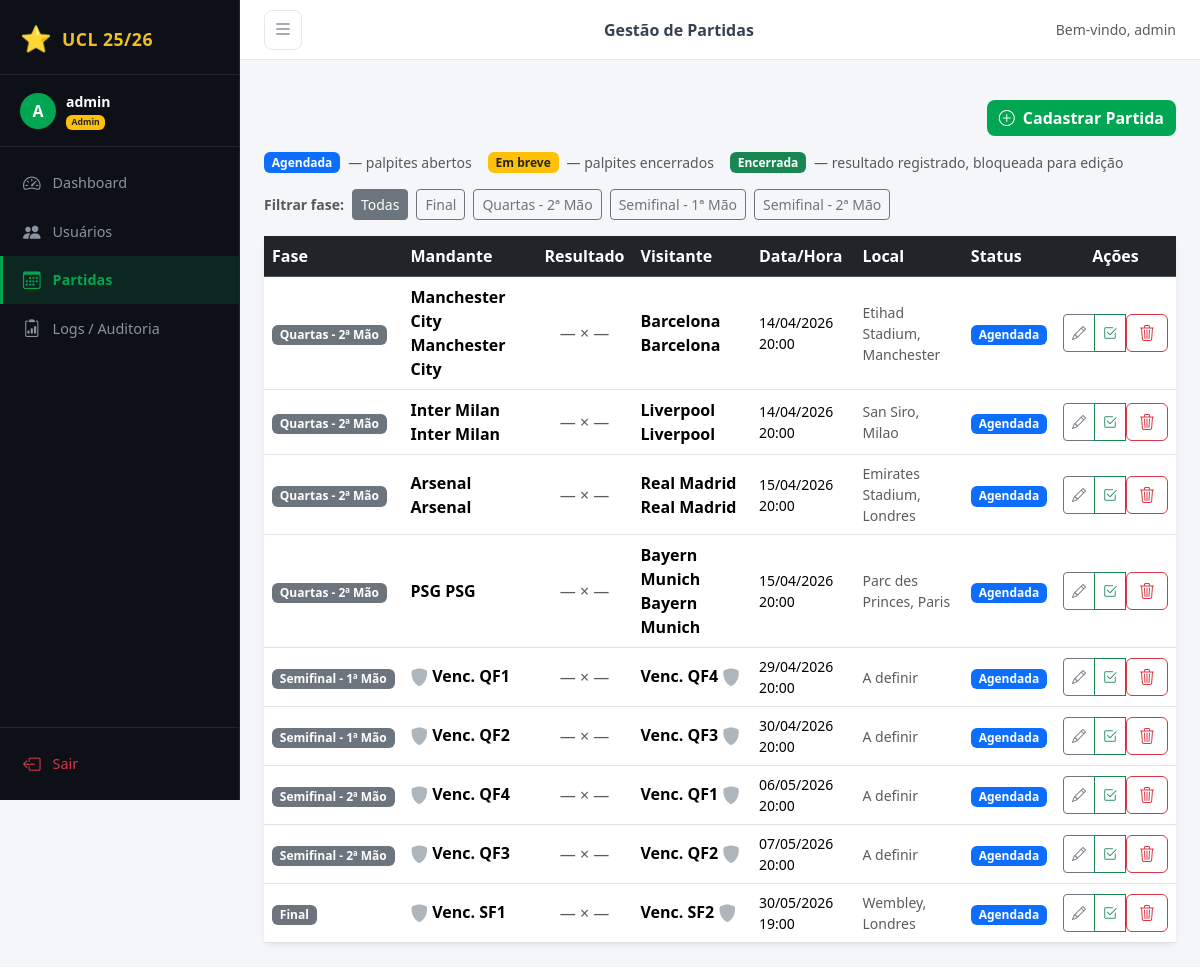
The app's page /admin/matches (signed in) with its own data.
### app/models.py (models this page shows, shortened)
class User(UserMixin, db.Model):
    __tablename__ = 'users'
    id = db.Column(db.Integer, primary_key=True)
    username = db.Column(db.String(80), unique=True, nullable=False)
    email = db.Column(db.String(120), unique=True, nullable=False)
    password_hash = db.Column(db.String(256), nullable=False)
    role = db.Column(db.String(20), default='user')  # 'admin' ou 'user'
    is_blocked = db.Column(db.Boolean, default=False)
    created_at = db.Column(db.DateTime, default=datetime.utcnow)
    predictions = db.relationship('Prediction', backref='user', lazy=True)
    audit_logs = db.relationship('AuditLog', backref='user', lazy=True)

class Match(db.Model):
    __tablename__ = 'matches'
    id = db.Column(db.Integer, primary_key=True)
    home_team = db.Column(db.String(100), nullable=False)
    away_team = db.Column(db.String(100), nullable=False)
    match_datetime = db.Column(db.DateTime, nullable=False)
    stage = db.Column(db.String(50), nullable=False)
    venue = db.Column(db.String(100), default='')
    home_score = db.Column(db.Integer)
    away_score = db.Column(db.Integer)
    status = db.Column(db.String(20), default='upcoming')  # upcoming / finished
    created_at = db.Column(db.DateTime, default=datetime.utcnow)
    predictions = db.relationship('Prediction', backref='match', lazy=True)
    @property
    def is_locked(self):
        now = datetime.utcnow()
        diff = (self.match_datetime - now).total_seconds()
        return diff <= 300
    @property
    def flag_home(self):
        return _flag_html(self.home_team)
    @property
    def flag_away(self):
        return _flag_html(self.away_team)

### app/routes/admin.py (the view)
@admin_bp.route('/matches')
@admin_required
def matches():
    matches_list = Match.query.order_by(Match.match_datetime).all()
    stages = sorted({m.stage for m in matches_list})
    return render_template('admin/matches.html', matches=matches_list, stages=stages)

### app/__init__.py (called while the page is built)
def create_app(config_class=Config):
    app = Flask(__name__)
    app.config.from_object(config_class)
    db.init_app(app)
    login_manager.init_app(app)
    login_manager.login_view = 'auth.login'
    login_manager.login_message = 'Por favor, faça login para acessar esta página.'
    login_manager.login_message_category = 'warning'
    @login_manager.user_loader
    def load_user(user_id):
        return db.session.get(User, int(user_id))
    from .routes.auth import auth_bp
    from .routes.admin import admin_bp
    from .routes.user import user_bp
    app.register_blueprint(auth_bp)
    app.register_blueprint(admin_bp, url_prefix='/admin')
    app.register_blueprint(user_bp)
    from .utils import format_dt, format_dt_full
    app.jinja_env.filters['fdt'] = format_dt
    app.jinja_env.filters['fdt_full'] = format_dt_full
    return app

### app/models.py (called while the page is built)
def _country_iso(name: str) -> str | None:
    return _ISO.get(name.lower().strip())

def _flag_html(name: str) -> Markup:
    key = name.lower().strip()
    espn_id = _ESPN.get(key)
    if espn_id:
        url = f"https://a.espncdn.com/i/teamlogos/soccer/500/{espn_id}.png"
        return Markup(
            f'<img src="{url}" alt="{name}" title="{name}" '
            f'style="width:32px;height:32px;object-fit:contain;vertical-align:middle;" '
            f'onerror="this.replaceWith(document.createTextNode(\'{name}\'))">'
        )
    iso = _country_iso(name)
    if iso:
        return Markup(
            f'<span class="fi fi-{iso}" title="{name}" '
            f'style="font-size:1.4em;border-radius:3px;'
            f'box-shadow:0 1px 3px rgba(0,0,0,.3);"></span>'
        )
    return Markup(
        f'<span class="bi bi-shield-fill" title="{name}" '
        f'style="color:#adb5bd;font-size:1.1em;vertical-align:middle;"></span>'
    )

### app/routes/admin.py (called while the page is built)
def admin_required(f):
    @wraps(f)
    @login_required
    def decorated(*args, **kwargs):
        if current_user.role != 'admin':
            flash('Acesso negado. Área exclusiva de administradores.', 'danger')
            return redirect(url_for('user.dashboard'))
        return f(*args, **kwargs)
    return decorated

### app/utils.py (called while the page is built)
def format_dt(dt: datetime) -> str:
    if dt is None:
        return '—'
    return dt.strftime('%d/%m/%Y %H:%M')

### app/templates/admin/matches.html (shortened to what this page needs)
{% extends 'base.html' %}
{% block page_title %}Gestão de Partidas{% endblock %}
{% block content %}
<div class="d-flex justify-content-end mb-3">
  <button class="btn btn-copa" data-bs-toggle="modal" data-bs-target="#modalAddMatch">
    <i class="bi bi-plus-circle me-1"></i> Cadastrar Partida
  </button>
</div>
<div class="d-flex flex-wrap gap-2 align-items-center mb-3">
  <span class="badge bg-primary">Agendada</span><small class="text-muted me-2">— palpites abertos</small>
  <span class="badge bg-warning text-dark">Em breve</span><small class="text-muted me-2">— palpites encerrados</small>
  <span class="badge bg-success">Encerrada</span><small class="text-muted me-2">— resultado registrado, bloqueada para edição</small>
</div>
{% if stages %}
<div class="mb-3 d-flex flex-wrap gap-2 align-items-center">
  <span class="text-muted small fw-semibold">Filtrar fase:</span>
  <button class="btn btn-sm btn-outline-secondary stage-filter active" data-stage="all">Todas</button>
  {% for s in stages %}
    <button class="btn btn-sm btn-outline-secondary stage-filter" data-stage="{{ s }}">{{ s }}</button>
  {% endfor %}
</div>
{% endif %}
<div class="card border-0 shadow-sm">
  <div class="card-body p-0">
    <div class="table-responsive">
      <table class="table table-hover align-middle mb-0" id="matchTable">
        <thead class="table-dark">
          <tr>
            <th>Fase</th>
            <th>Mandante</th>
            <th class="text-center">Resultado</th>
            <th>Visitante</th>
            <th>Data/Hora</th>
            <th>Local</th>
            <th>Status</th>
            <th class="text-center">Ações</th>
          </tr>
        </thead>
        <tbody>
          {% for m in matches %}
          <tr data-stage="{{ m.stage }}" class="{{ 'table-light text-muted' if m.status == 'finished' }}">
            <td><span class="badge bg-secondary">{{ m.stage }}</span></td>
            <td class="fw-semibold">
              {{ m.flag_home }} {{ m.home_team }}
            </td>
            <td class="text-center">
              {% if m.status == 'finished' %}
                <span class="score-badge">{{ m.home_score }} — {{ m.away_score }}</span>
              {% else %}
                <span class="text-muted">— × —</span>
              {% endif %}
            </td>
            <td class="fw-semibold">
              {{ m.away_team }} {{ m.flag_away }}
            </td>
            <td class="small">{{ m.match_datetime | fdt }}</td>
            <td class="small text-muted">{{ m.venue or '—' }}</td>
            <td>
              {% if m.status == 'finished' %}
                <span class="badge bg-success"><i class="bi bi-lock-fill me-1"></i>Encerrada</span>
              {% elif m.is_locked %}
                <span class="badge bg-warning text-dark">Em breve</span>
              {% else %}
                <span class="badge bg-primary">Agendada</span>
              {% endif %}
            </td>
            <td class="text-center">
              {% if m.status == 'finished' %}
                <span class="text-muted small" title="Partida finalizada — edição bloqueada">
                  <i class="bi bi-lock-fill text-success"></i>
                </span>
              {% else %}
                <div class="btn-group btn-group-sm">
                  <button class="btn btn-outline-secondary" title="Editar partida"
                    data-bs-toggle="modal" data-bs-target="#modalEditMatch"
                    data-mid="{{ m.id }}"
                    data-home="{{ m.home_team }}"
                    data-away="{{ m.away_team }}"
                    data-stage="{{ m.stage }}"
                    data-venue="{{ m.venue or '' }}"
                    data-dt="{{ m.match_datetime.strftime('%Y-%m-%dT%H:%M') }}">
                    <i class="bi bi-pencil"></i>
                  </button>
                  <button class="btn btn-outline-success" title="Registrar Resultado"
                    data-bs-toggle="modal" data-bs-target="#modalResult"
                    data-mid="{{ m.id }}"
                    data-home="{{ m.home_team }}"
                    data-away="{{ m.away_team }}">
                    <i class="bi bi-check2-square"></i>
                  </button>
                  <form method="POST" action="{{ url_for('admin.delete_match', match_id=m.id) }}" class="d-inline">
                    <button type="submit" class="btn btn-outline-danger" title="Excluir"
                      onclick="return confirm('Excluir partida {{ m.home_team }} x {{ m.away_team }}?')">
                      <i class="bi bi-trash3"></i>
                    </button>
                  </form>
                </div>
              {% endif %}
            </td>
          </tr>
          {% else %}
          <tr>
            <td colspan="8" class="text-center text-muted py-4">Nenhuma partida cadastrada.</td>
          </tr>
          {% endfor %}
        </tbody>
      </table>
    </div>
  </div>
</div>
{% endblock %}

### app/templates/base.html (shortened to what this page needs)
<!DOCTYPE html>
<html lang="pt-BR">
<head>
  <link href="https://cdn.jsdelivr.net/npm/bootstrap@5.3.3/dist/css/bootstrap.min.css" rel="stylesheet" />
  <link href="https://cdn.jsdelivr.net/npm/bootstrap-icons@1.11.3/font/bootstrap-icons.min.css" rel="stylesheet" />
  <link href="https://cdn.jsdelivr.net/npm/flag-icons@7.2.3/css/flag-icons.min.css" rel="stylesheet" />
  <link href="{{ url_for('static', filename='css/style.css') }}" rel="stylesheet" />
</head>
<body>
{% if current_user.is_authenticated %}
<div class="sidebar" id="sidebar">
  <div class="sidebar-brand">
    <span class="trophy">⭐</span>
    <span class="brand-text">UCL 25/26</span>
  </div>
  <div class="sidebar-user">
    <div class="avatar">{{ current_user.username[0].upper() }}</div>
    <div>
      <div class="fw-semibold text-white small">{{ current_user.username }}</div>
      <div class="text-muted" style="font-size:0.72rem;">
        {% if current_user.role == 'admin' %}
          <span class="badge bg-warning text-dark">Admin</span>
        {% else %}
          <span class="badge bg-secondary">Participante</span>
        {% endif %}
      </div>
    </div>
  </div>
  <nav class="sidebar-nav">
    {% if current_user.role == 'admin' %}
      <a href="{{ url_for('admin.dashboard') }}" class="nav-item {% if request.endpoint == 'admin.dashboard' %}active{% endif %}">
        <i class="bi bi-speedometer2"></i><span>Dashboard</span>
      </a>
      <a href="{{ url_for('admin.users') }}" class="nav-item {% if request.endpoint in ['admin.users','admin.add_user','admin.edit_user','admin.toggle_block','admin.delete_user'] %}active{% endif %}">
        <i class="bi bi-people-fill"></i><span>Usuários</span>
      </a>
      <a href="{{ url_for('admin.matches') }}" class="nav-item {% if request.endpoint in ['admin.matches','admin.add_match','admin.set_result','admin.delete_match'] %}active{% endif %}">
        <i class="bi bi-calendar3"></i><span>Partidas</span>
      </a>
      <a href="{{ url_for('admin.logs') }}" class="nav-item {% if request.endpoint == 'admin.logs' %}active{% endif %}">
        <i class="bi bi-clipboard2-data"></i><span>Logs / Auditoria</span>
      </a>
    {% endif %}
  </nav>
  <div class="sidebar-footer">
    <a href="{{ url_for('auth.logout') }}" class="nav-item text-danger">
      <i class="bi bi-box-arrow-left"></i><span>Sair</span>
    </a>
  </div>
</div>
<div class="main-content" id="mainContent">
  <div class="topbar d-flex align-items-center justify-content-between">
    <button class="btn btn-sm sidebar-toggle" onclick="toggleSidebar()">
      <i class="bi bi-list fs-5"></i>
    </button>
    <div class="topbar-title fw-semibold">{% block page_title %}{% endblock %}</div>
    <div class="d-flex align-items-center gap-2">
      <span class="text-muted small d-none d-md-inline">Bem-vindo, {{ current_user.username }}</span>
    </div>
  </div>
  <div class="px-4 pt-3">
  </div>
  <div class="content-body">
    {% block content %}{% endblock %}
  </div>
</div>
{% endif %}
</body>
</html>

### app/static/css/style.css (style rules this page uses)
:root { --sidebar-w: 240px; --sidebar-bg: #0d1117; --sidebar-border: #21262d; --copa-green: #00a651; --copa-gold: #f0c020; --copa-dark: #1a1a2e; --topbar-h: 60px; --content-bg: #f4f6f9; --card-radius: 12px; --transition: 0.25s ease; }
* { box-sizing: border-box; margin: 0; padding: 0; }
body { font-family: 'Segoe UI', system-ui, -apple-system, sans-serif; background: var(--content-bg); color: #212529; overflow-x: hidden; }
.sidebar { position: fixed; top: 0; left: 0; width: var(--sidebar-w); height: 100vh; background: var(--sidebar-bg); border-right: 1px solid var(--sidebar-border); display: flex; flex-direction: column; z-index: 100; transition: transform var(--transition); }
.sidebar-brand { display: flex; align-items: center; gap: 10px; padding: 20px 20px 16px; border-bottom: 1px solid var(--sidebar-border); }
.trophy { font-size: 1.6rem; }
.brand-text { font-size: 1.1rem; font-weight: 700; color: var(--copa-gold); letter-spacing: 0.5px; }
.sidebar-user { display: flex; align-items: center; gap: 10px; padding: 16px 20px; border-bottom: 1px solid var(--sidebar-border); }
.avatar { width: 36px; height: 36px; border-radius: 50%; background: var(--copa-green); color: #fff; font-weight: 700; font-size: 1rem; display: flex; align-items: center; justify-content: center; flex-shrink: 0; }
.sidebar-nav { flex: 1; padding: 12px 0; overflow-y: auto; }
.nav-item { display: flex; align-items: center; gap: 12px; padding: 11px 20px; color: #8b949e; text-decoration: none; font-size: 0.9rem; transition: background var(--transition), color var(--transition); border-left: 3px solid transparent; }
.nav-item.active { background: rgba(0, 166, 81, 0.15); color: var(--copa-green); border-left-color: var(--copa-green); font-weight: 600; }
.nav-item i { font-size: 1.1rem; flex-shrink: 0; }
.sidebar-footer { padding: 12px 0; border-top: 1px solid var(--sidebar-border); }
.main-content { margin-left: var(--sidebar-w); min-height: 100vh; display: flex; flex-direction: column; transition: margin var(--transition); }
.topbar { height: var(--topbar-h); background: #fff; border-bottom: 1px solid #e5e7eb; padding: 0 24px; position: sticky; top: 0; z-index: 50; }
.topbar-title { font-size: 1rem; color: #374151; }
.sidebar-toggle { background: transparent; border: 1px solid #e5e7eb; border-radius: 8px; color: #6b7280; cursor: pointer; padding: 4px 8px; }
.content-body { flex: 1; padding: 24px; }
.btn-copa { background: var(--copa-green); color: #fff; border: none; border-radius: 8px; font-weight: 600; transition: background var(--transition), transform 0.1s; }

### records on screen
User: username "A", username "admin"
Match: stage "Final", home_team "Venc. SF1", away_team "Venc. SF2", match_datetime|fdt "30/05/2026 19:00", venue "Wembley, Londres", status "Agendada"
Match: stage "Quartas - 2ª Mão", home_team "Manchester City", away_team "Barcelona", match_datetime|fdt "14/04/2026 20:00", venue "Etihad Stadium, Manchester", status "Agendada"
Match: stage "Semifinal - 1ª Mão", home_team "Venc. QF1", away_team "Venc. QF4", match_datetime|fdt "29/04/2026 20:00", venue "A definir", status "Agendada"
Match: stage "Semifinal - 2ª Mão", home_team "Venc. QF4", away_team "Venc. QF1", match_datetime|fdt "06/05/2026 20:00", venue "A definir", status "Agendada"
Match: stage "Quartas - 2ª Mão", home_team "Inter Milan", away_team "Liverpool", match_datetime|fdt "14/04/2026 20:00", venue "San Siro, Milao", status "Agendada"
Match: stage "Quartas - 2ª Mão", home_team "Arsenal", away_team "Real Madrid", match_datetime|fdt "15/04/2026 20:00", venue "Emirates Stadium, Londres", status "Agendada"
Match: stage "Quartas - 2ª Mão", home_team "PSG", away_team "Bayern Munich", match_datetime|fdt "15/04/2026 20:00", venue "Parc des Princes, Paris", status "Agendada"
Match: stage "Semifinal - 1ª Mão", home_team "Venc. QF2", away_team "Venc. QF3", match_datetime|fdt "30/04/2026 20:00", venue "A definir", status "Agendada"
Match: stage "Semifinal - 2ª Mão", home_team "Venc. QF3", away_team "Venc. QF2", match_datetime|fdt "07/05/2026 20:00", venue "A definir", status "Agendada"
